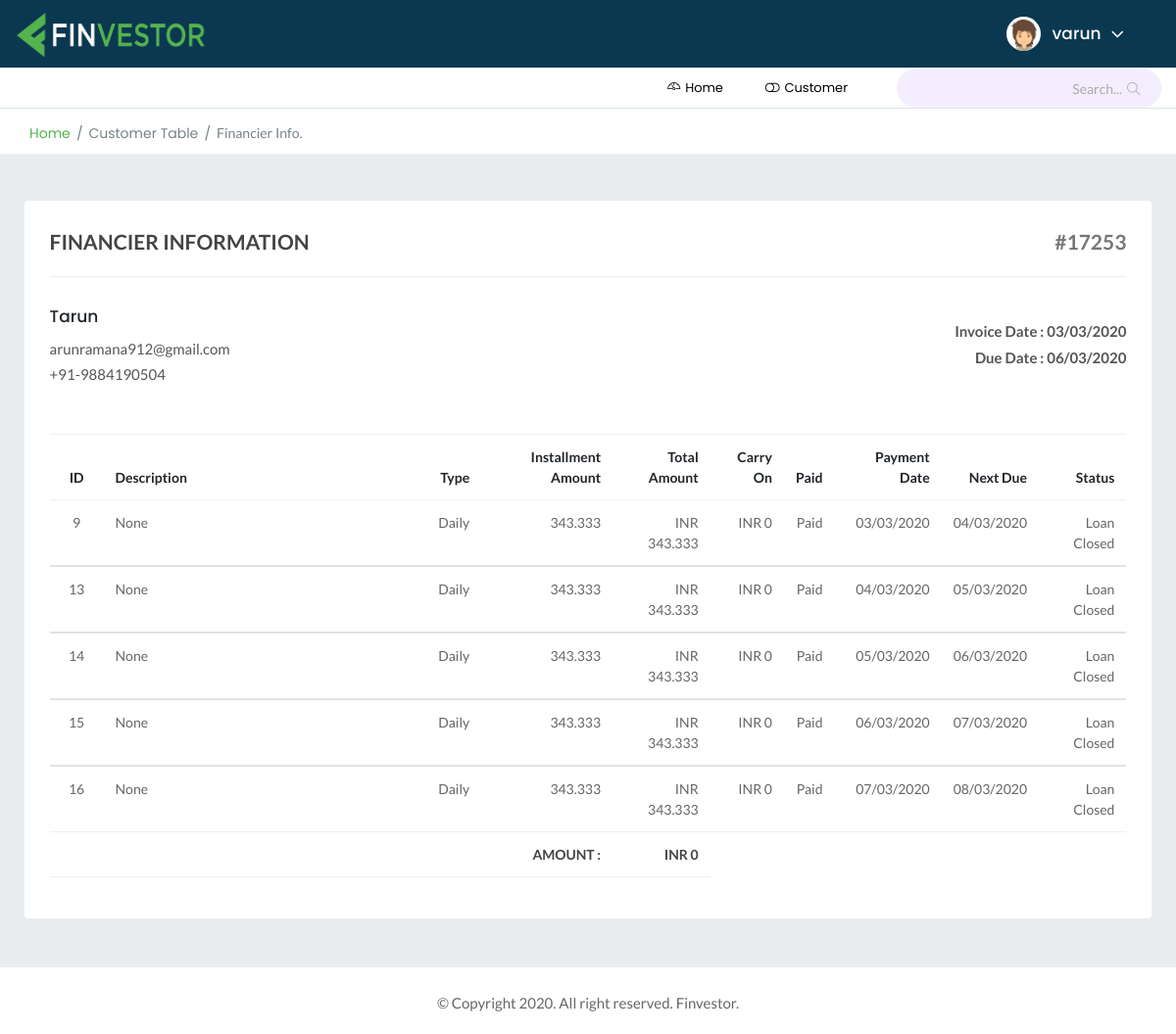
Page /financerinfo.php?fid=17253&lid=3 (signed in) on the committed database.
### tables this page shows
CREATE TABLE `financier` (
  `financier_number` int(11) NOT NULL,
  `financier_name` text NOT NULL,
  `phone_number` bigint(12) NOT NULL,
  `email` tinytext NOT NULL
);

CREATE TABLE `loan_contract` (
  `loan_id` int(11) NOT NULL,
  `f_id` int(11) NOT NULL,
  `c_id` int(11) NOT NULL,
  `loan_status_code` int(11) NOT NULL,
  `contract_start` date NOT NULL,
  `contract_end` date NOT NULL,
  `interest_rate` double NOT NULL,
  `loan_amount` double NOT NULL,
  `loan_payment_amount` double NOT NULL,
  `amt_per_payment` double NOT NULL,
  `interest_type` char(1) NOT NULL
);

CREATE TABLE `loan_payment` (
  `payment_id` int(11) NOT NULL,
  `loan_id` int(11) NOT NULL,
  `date_payment` date NOT NULL,
  `amount_payment` double NOT NULL,
  `paid` tinyint(1) NOT NULL,
  `carry_on` double NOT NULL,
  `description` text NOT NULL,
  `next_due` date NOT NULL
);

CREATE TABLE `loan_status` (
  `loan_status_code` int(11) NOT NULL,
  `loan_status_description` text NOT NULL
);

### financerinfo.php (the view, shortened to what this page needs)
<?php
  include 'modules.php';
  $db = mysqli_connect("localhost","root","","loan_management");
  $uname = $_SESSION['username'];
  $sql_cus = "SELECT * FROM user WHERE user_name='$uname'";
  $res_cus = mysqli_query($db, $sql_cus) or die( mysqli_error($db));
  $customer = mysqli_fetch_assoc($res_cus);
  $cid = $customer['user_id'];
  $fid = $_GET['fid'];
  $lid = $_GET['lid'];
  $sql_loanc = "SELECT * FROM loan_contract WHERE f_id='$fid' AND c_id='$cid' AND loan_id='$lid'";
  $res_loanc = mysqli_query($db, $sql_loanc) or die( mysqli_error($db));
  $loancontract = mysqli_fetch_assoc($res_loanc);
  $sql_fin = "SELECT * FROM financier WHERE financier_number='$fid'";
  $res_fin = mysqli_query($db, $sql_fin) or die( mysqli_error($db));
  $financer= mysqli_fetch_assoc($res_fin);
  $lid = $loancontract['loan_id'];
  $sql_lnpmt = "SELECT * FROM loan_payment WHERE loan_id='$lid'";
  $res_lnpmt = mysqli_query($db, $sql_lnpmt) or die( mysqli_error($db));
  $lnsts = $loancontract['loan_status_code'];
  $sql_lnsts = "SELECT * FROM loan_status WHERE loan_status_code='$lnsts'";
  $per = $loancontract['amt_per_payment'];
?>
<!doctype html>
<html class="no-js" lang="en">
<head>
    <link rel="stylesheet" href="assets/css/bootstrap.min.css">
    <link rel="stylesheet" href="assets/css/font-awesome.min.css">
    <link rel="stylesheet" href="assets/css/themify-icons.css">
    <link rel="stylesheet" href="assets/css/metisMenu.css">
    <link rel="stylesheet" href="assets/css/owl.carousel.min.css">
    <link rel="stylesheet" href="assets/css/slicknav.min.css">
    <link rel="stylesheet" href="https://www.amcharts.com/lib/3/plugins/export/export.css" type="text/css" media="all" />
    <link rel="stylesheet" href="assets/css/typography.css">
    <link rel="stylesheet" href="assets/css/default-css.css">
    <link rel="stylesheet" href="assets/css/styles.css">
    <link rel="stylesheet" href="assets/css/responsive.css">
</head>
<body class="body-bg">
    <div class="horizontal-main-wrapper">
        <div class="mainheader-area">
            <div class="container">
                <div class="row align-items-center bg-blue">
                    <div class="col-md-3">
                        <div class="logo">
                            <a href="index.php"><img src="assets/images/icon/logo2.png" width="200" height="53" class="align-top" alt="FinvestorLogo"></a>
                        </div>
                    </div>
                    <div class="col-md-9 clearfix text-right">
                        <div class="clearfix d-md-inline-block d-block">
                            <div class="user-profile m-0 color-green">
                                <img class="avatar user-thumb" src="assets/images/author/avatar.png" alt="avatar">
                                <h4 class="user-name dropdown-toggle" data-toggle="dropdown"><?php echo $_SESSION['username']; ?><i class="fa fa-angle-down"></i></h4>
                            </div>
                        </div>
                    </div>
                </div>
            </div>
        </div>
        <div class="header-area header-bottom">
            <div class="container">
                <div class="row align-items-center">
                    <div class="col-lg-9  d-none d-lg-block">
                        <div class="horizontal-menu">
                            <nav>
                                <ul id="nav_menu">
                                    <li>
                                        <a href="index.php"><i class="ti-dashboard"></i><span>Home</span></a>
                                    </li>
                                    <li>
                                        <a href="customerTable.php"><i class="fa fa-toggle-off"></i><span>Customer</span></a>
                                    </li>
                                </ul>
                            </nav>
                        </div>
                    </div>
                    <div class="col-lg-3 clearfix">
                        <div class="search-box">
                            <form action="#">
                                <input type="text" name="search" placeholder="Search..." required>
                                <i class="ti-search"></i>
                            </form>
                        </div>
                    </div>
                </div>
            </div>
        </div>
        <div class="page-title-area">
                <div class="row align-items-center">
                    <div class="col-sm-6">
                        <div class="breadcrumbs-area clearfix">
                            <ul class="breadcrumbs pull-left">
                                <li><a href="index.php">Home</a></li>
                                <li><a href="customerTable.php"><span>Customer Table</span></a></li>
                                <li><span>Financier Info.</span></li>
                            </ul>
                        </div>
                    </div>
                </div>
            </div>
        <div class="main-content-inner">
                <div class="row">
                    <div class="col-lg-12 mt-5">
                        <div class="card pad-25">
                            <div class="card-body">
                                <div class="customer-area">
                                    <div class="customer-head">
                                        <div class="row">
                                            <div class="iv-left col-6">
                                                <span>FINANCIER INFORMATION</span>
                                            </div>
                                            <div class="iv-right col-6 text-md-right">
                                                <span>#<?php echo $fid;?></span>
                                            </div>
                                        </div>
                                    </div>
                                    <div class="row align-items-center">
                                        <div class="col-md-6">
                                            <div class="customer-details">
                                                <h5 id="customer-name"><?php echo $financer['financier_name']; ?></h5>
                                                <p id="customer-address"><?php echo $financer['email'] ?> </br>
                                                <p id="customer-phone">+91-<?php echo $financer['phone_number']?></p>
                                            </div>
                                        </div>
                                        <div class="col-md-6 text-md-right">
                                            <ul class="invoice-date">
                                                <li>Invoice Date : <?php echo showDt($loancontract['contract_start']);?></li>
                                                <li>Due Date : <?php echo showDt($loancontract['contract_end']);?></li>
                                            </ul>
                                        </div>
                                    </div>
                                    <div class="invoice-table table-responsive mt-5">
                                        <table class="table table-bordered table-hover text-right">
                                            <thead>
                                                <tr class="text-capitalize">
                                                    <th class="text-center" style="width: 5%;">ID</th>
                                                    <th class="text-left" style="width: 30%; min-width: 100px;">Description</th>
                                                    <th>Type</th>
                                                    <th>Installment Amount</th>
                                                    <th>Total Amount</th>
                                                    <th>Carry On</th>
                                                    <th>Paid</th>
                                                    <th>Payment Date</th>
                                                    <th>Next Due</th>
                                                    <th>Status</th>
                                                </tr>
                                            </thead>
                                            <?php
                                              $sum=0;
                                              $carryon = 0;
                                              $carrysum = 0;
                                              $res_lnsts = mysqli_query($db, $sql_lnsts) or die( mysqli_error($db));
                                              $loan_status  = mysqli_fetch_assoc($res_lnsts);
                                              $sts = $loan_status['loan_status_description'];
                                              $skip = true;
                                              while($loan_payment = mysqli_fetch_assoc($res_lnpmt)){
                                                if($skip){
                                                  $skip=false;
                                                  continue;
                                                }
                                                $amt = $loan_payment['amount_payment'];
                                                $paid = "Not Paid";
                                                if($loan_payment['paid']=='1') $paid = "Paid";
                                             ?>
                                            <tbody>
                                                <tr>
                                                    <td class="text-center"><?php echo $loan_payment['payment_id'];?></td>
                                                    <td class="text-left" style="width:30%;"><?php echo $loan_payment['description'];?></td>
                                                    <td><?php
                                                      if($loancontract['interest_type'] == "d"){
                                                        echo "Daily";
                                                      }
                                                      elseif($loancontract['interest_type'] == "m"){
                                                        echo "Monthly";
                                                      }
                                                      elseif($loancontract['interest_type'] == "y"){
                                                        echo "Annually";
                                                      }
                                                      elseif($loancontract['interest_type'] == "w"){
                                                        echo "Weekly";
                                                      }
                                                      else{
                                                        echo "-";
                                                      }
                                                     ?></td>
                                                    <td><?php echo $per; ?></td>
                                                    <td>INR <?php echo $per+$carryon; $sum+=$amt; $carrysum+=$carryon;$carryon = $loan_payment['carry_on'];?></td>
                                                    <td>INR <?php echo  $carryon;?></td>
                                                    <td><?php echo $paid;
                                                      if($paid=="Paid"){
                                                        $carryon=0;
                                                      }
                                                      elseif($paid=="Not Paid"){
                                                        $carryon += $per;
                                                      }
                                                    ?></td>
                                                    <td><?php echo showDt($loan_payment['date_payment']); ?></td>
                                                    <td><?php echo showDt($loan_payment['next_due']); $next_due=$loan_payment['next_due'];?></td>
                                                    <td><?php echo $sts; ?></td>
                                                </tr>
                                                <?php
                                                  }
                                                  $new_amt = $loancontract['loan_amount']-$sum+$carrysum;
                                                  $pend = "total pending :";
                                                  if($new_amt<=0){
                                                    $new_amt=0;
                                                    $pend="Amount :";
                                                  }
                                                 ?>
                                            </tbody>
                                            <tfoot>
                                                <tr>
                                                    <td colspan="4"><?php echo $pend; ?></td>
                                                    <td>INR <?php echo $new_amt;?></td>
                                                </tr>
                                            </tfoot>
                                        </table>
                                    </div>
                                </div>
                            </div>
                        </div>
                    </div>
                </div>
            </div>
        <footer>
            <div class="footer-area">
                <p>© Copyright 2020. All right reserved. Finvestor.</p>
            </div>
        </footer>
    </div>
</body>
</html>

### modules.php (shortened to what this page needs)
<?php
function showDT($input){
  $date = strtotime($input);
  echo date('d/m/Y', $date);
}
?>

### assets/css/default-css.css (style rules this page uses)
* { margin: 0; padding: 0; box-sizing: border-box; }
*, *:before, *:after { -moz-box-sizing: border-box; -webkit-box-sizing: border-box; box-sizing: border-box; }
html { -webkit-font-smoothing: antialiased; overflow-y: scroll; }
body { background: #fff; font-weight: normal; -webkit-font-smoothing: antialiased; -webkit-text-size-adjust: 100%; }
:root { --primary-color: #4336FB; }

### assets/css/responsive.css (style rules this page uses)
@media (min-width: 1200px) and (max-width: 1364px) { .main-content-inner { padding: 0 15px 50px; } }

### rows in the picture
financier: financier_name "Tarun", email "arunramana912@gmail.com", phone_number "9884190504"
loan_contract: contract_start "03/03/2020 06/03/2020", loan_amount "AMOUNT :", loan_amount "0"
loan_payment: payment_id "9", description "None", loan.amt_per_payment "343.333", $per+$carryon "343.333", carry_on "0", paid "Paid", date_payment "03/03/2020 04/03/2020"
loan_status: loan_status_description "Loan Closed"
loan_payment: payment_id "13", description "None", loan.amt_per_payment "343.333", $per+$carryon "343.333", carry_on "0", paid "Paid", date_payment "04/03/2020 05/03/2020"
loan_payment: payment_id "14", description "None", loan.amt_per_payment "343.333", $per+$carryon "343.333", carry_on "0", paid "Paid", date_payment "05/03/2020 06/03/2020"
loan_payment: payment_id "15", description "None", loan.amt_per_payment "343.333", $per+$carryon "343.333", carry_on "0", paid "Paid", date_payment "06/03/2020 07/03/2020"
loan_payment: payment_id "16", description "None", loan.amt_per_payment "343.333", $per+$carryon "343.333", carry_on "0", paid "Paid", date_payment "07/03/2020 08/03/2020"

### other values in the picture
$_SESSION['username'] "varun"
$fid "17253"
